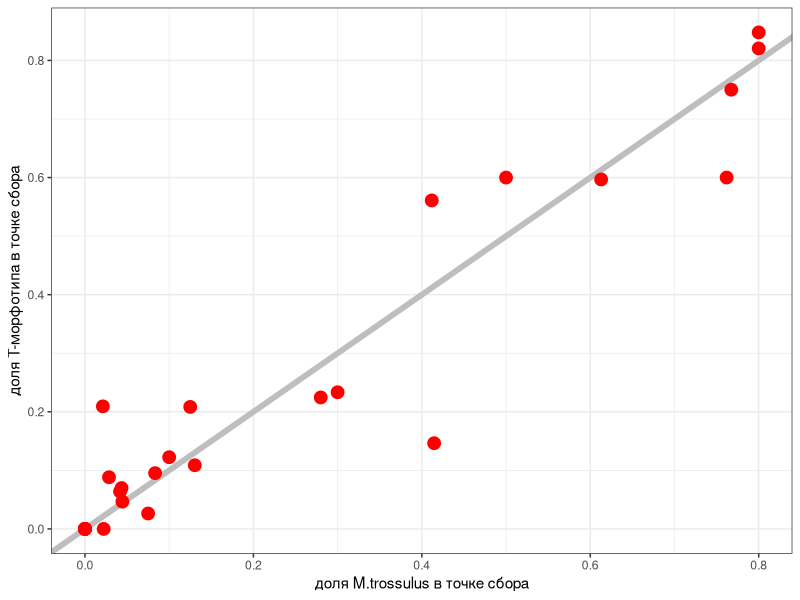

Write the R code that produced this figure. (Note: this script raises an error after producing the figure.)
## ---- chunk 1
library(knitr)
opts_chunk$set(echo = FALSE, warning = FALSE, message = FALSE, cache = TRUE)



## ---- chunk 2
myt<- read.table(file = "data/myt_all.csv", sep = ";", head = TRUE)
myt$Morph <- ifelse (test = myt$Z == 0, yes = "T_m", no = "E_m") 
library(dplyr)

myt_prob <- myt %>% group_by(population) %>% summarise(Prop_Tm = mean(Morph == "T_m", na.rm = TRUE), Prop_MT = mean(species == "trossulus", na.rm = TRUE ) )

library(ggplot2)

ggplot( data = myt_prob, aes(x = Prop_MT, y = Prop_Tm))+geom_abline(slope = 1,intercept = 0, color = "gray", size = 2) + geom_point(size = 4, color = "red")+ theme_bw()+ labs(x = "доля M.trossulus в точке сбора", y = "доля T-морфотипа в точке сбора")
## ---- chunk 3

river <- read.table("data/table_1.csv", header = TRUE, sep = ";" )
kable(river, align = "lccc", col.names = c("Название реки", "Широта", "Долгота", "Площадь водосбора, кв. км"), caption = "*Таблица 1.* Крупные реки, впадающие акваторию Кандалакшского залива Белого моря. Приведены координаты устья.")

## ---- chunk 4
port <- read.table("data/table_1.csv", header = TRUE, sep = ";" )
kable(port, align = "lccc", col.names = c("Портовой пункт", "Широта", "Долгота", "Состояние на момент сбора материала"), caption = "*Таблица 2.* Характеристики портовых пунктов, расположенных в Кандалакшском заливе Белого моря.")
